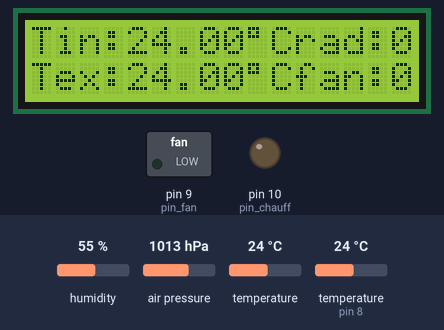
The sketch below on a simulated Arduino Uno, built with avr-gcc and run on an emulated ATmega328P. Parts: 16×2 character LCD, switched loads named in the sketch (green lamp = pin HIGH), output pins drawn as LEDs (lit = HIGH). The test bench sets the inputs (shaded band); at power-on: temperature 24 °C, temperature (sensor on pin 8) 24 °C, humidity 55 %, air pressure 1013 hPa. What the sketch prints to the serial monitor is not drawn.

Above: at 1.2 s.
1.3 s: temperature (sensor 0) set to 21 °C
At 5.6 s:
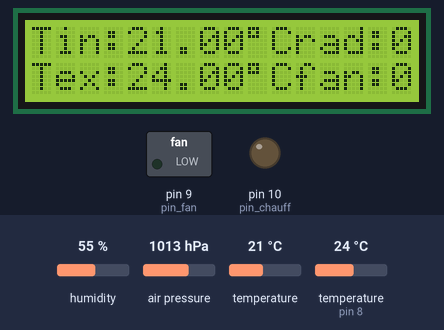
6.6 s: temperature (sensor 0) set to 18 °C
At 10.7 s:
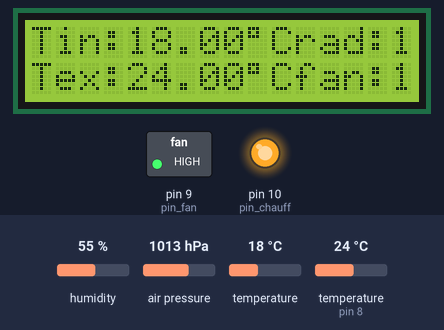
11.6 s: temperature (sensor on pin 8) set to 12 °C
At 15.7 s:
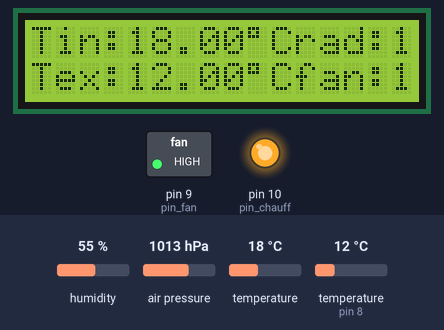
16.6 s: temperature (sensor on pin 8) set to 19 °C
At 20.8 s:
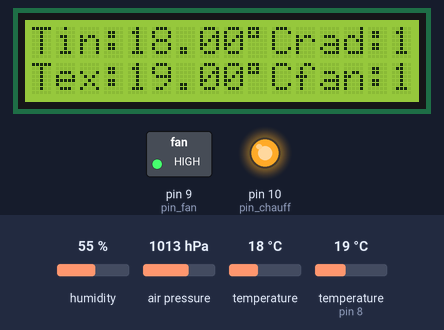
21.7 s: temperature (sensor 0) set to 12 °C
At 25.8 s:
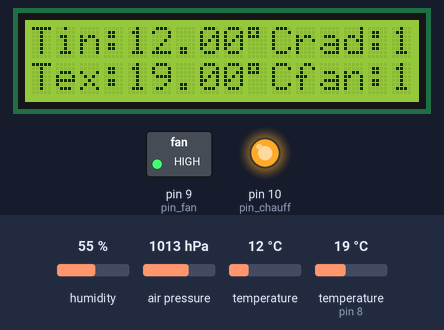
26.7 s: temperature (sensor on pin 8) set to 28 °C
At 30.9 s:
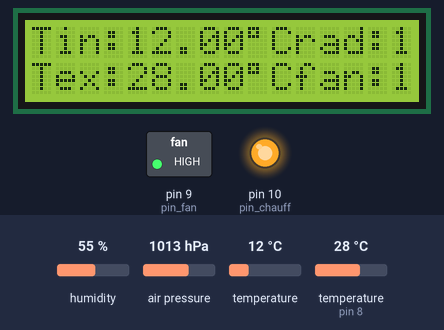
Timing chart, 0 to 32.4 s (numbered marks = the images above; inputs shaded):
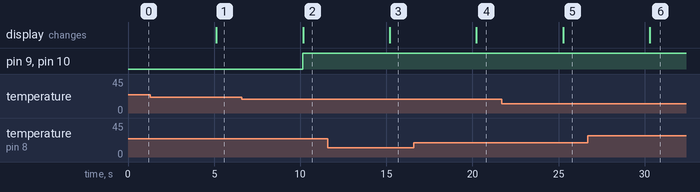

Measured:
- the behaviour switches between 20 and 19 °C on temperature (sensor 0) (found by bisection; images 1 and 2)
- after the input at 1.3 s, the display: changes after 3.8 s (image 1)
- after the input at 6.6 s, pin 9 (pin_fan), pin 10 (pin_chauff): LOW → HIGH after 3.6 s; the display: changes after 3.6 s (image 2)
- after the input at 11.6 s, the display: changes after 3.6 s (image 3)
- after the input at 16.6 s, the display: changes after 3.6 s (image 4)
- after the input at 21.7 s, the display: changes after 3.6 s (image 5)
- after the input at 26.7 s, the display: changes after 3.6 s (image 6)

The sketch:

commande_temp_170405-rev0.ino
```cpp
//Pour le 280 - temp int boitier
#include <Wire.h>
#include "SPI.h" //Why? Because library supports SPI and I2C connection
#include <Adafruit_Sensor.h>
#include "Adafruit_BMP280.h"
Adafruit_BMP280 bmp; // I2C - Setup connection of the sensor

//Pour le dht11 - temp ext boitier
#include <dht.h>
dht DHT;
#define DHT11_PIN 8

//Pour écran LCD
#include <LiquidCrystal.h>
LiquidCrystal lcd(2, 3, 4, 5, 6, 7);

//Variables
float pressure;   //To store the barometric pressure (Pa)
float temp_in;  //To store the temperature (oC)
int altimeter;    //To store the altimeter (m) (you can also use it as a float variable)
float humidity;  //To store the humidity (%)
float temp_ext;  //To store the DHT temparature
int statut_fan;  //état du ventialteur 1 On 0 off
int statut_chauff; // état du fil chauffant 1 On 0 off

//déclaration sortie fan et chauffage
int pin_fan = 9;
int pin_chauff = 10;

//Instruction pour regulation de temperature
float temp_basse = 20;  // Limite basse de temperature (oC)
float temp_haute = 25;  // Limite haute de temperature (oC)
float zone_basse = 22;  // Limite basse de temperature (oC)
float zone_haute = 23;  // Limite haute de temperature (oC)

void setup() {
  bmp.begin();    //Begin the sensor
  pinMode(pin_fan,OUTPUT);
  pinMode(pin_chauff,OUTPUT);
  Serial.begin(9600); //Begin serial communication at 9600bps
  lcd.begin(16, 2);
}

void loop() {
  //Read values from the sensor:
  pressure = bmp.readPressure()/100;
  temp_in = bmp.readTemperature();
  altimeter = bmp.readAltitude (1050.35); //Change the "1050.35" to your city current barrometric pressure (https://www.wunderground.com)
  int chk = DHT.read11(DHT11_PIN);
  humidity = DHT.humidity;
  temp_ext = DHT.temperature;

  //controle du fan et du chauff
    if (temp_in > temp_haute) {
    analogWrite(pin_fan,255);
    statut_fan = 1;
     }
    else if (temp_in < temp_basse) {
    analogWrite(pin_fan,255);
    analogWrite(pin_chauff,255);
    statut_fan = 1;
    statut_chauff = 1;
     }
    else if (temp_in < zone_haute && temp_in > zone_basse) {
    analogWrite(pin_fan,0);
    analogWrite(pin_chauff,0);
    statut_fan = 0;
    statut_chauff = 0;
     }

  //Print values to serial monitor:

  Serial.print(temp_in);
  Serial.print((","));
  Serial.print(temp_ext);
  Serial.print((","));
  Serial.print(statut_fan);
  Serial.print((","));
  Serial.println(statut_chauff);
  Serial.print((","));
  Serial.print(pressure);
  Serial.print((","));
  Serial.print(humidity);

 lcd.setCursor(0, 0);
 lcd.print("Tin:");
 lcd.print(temp_in);
 lcd.print((char)223);
 lcd.print("C");
 lcd.print("rad:");
 lcd.print(statut_chauff);
 lcd.setCursor(0, 1);
 lcd.print("Tex:");
 lcd.print(temp_ext);
 lcd.print((char)223);
 lcd.print("C");
 lcd.print("fan:");
 lcd.print(statut_fan);

  delay(5000); //Update every 5 sec
 }
```
